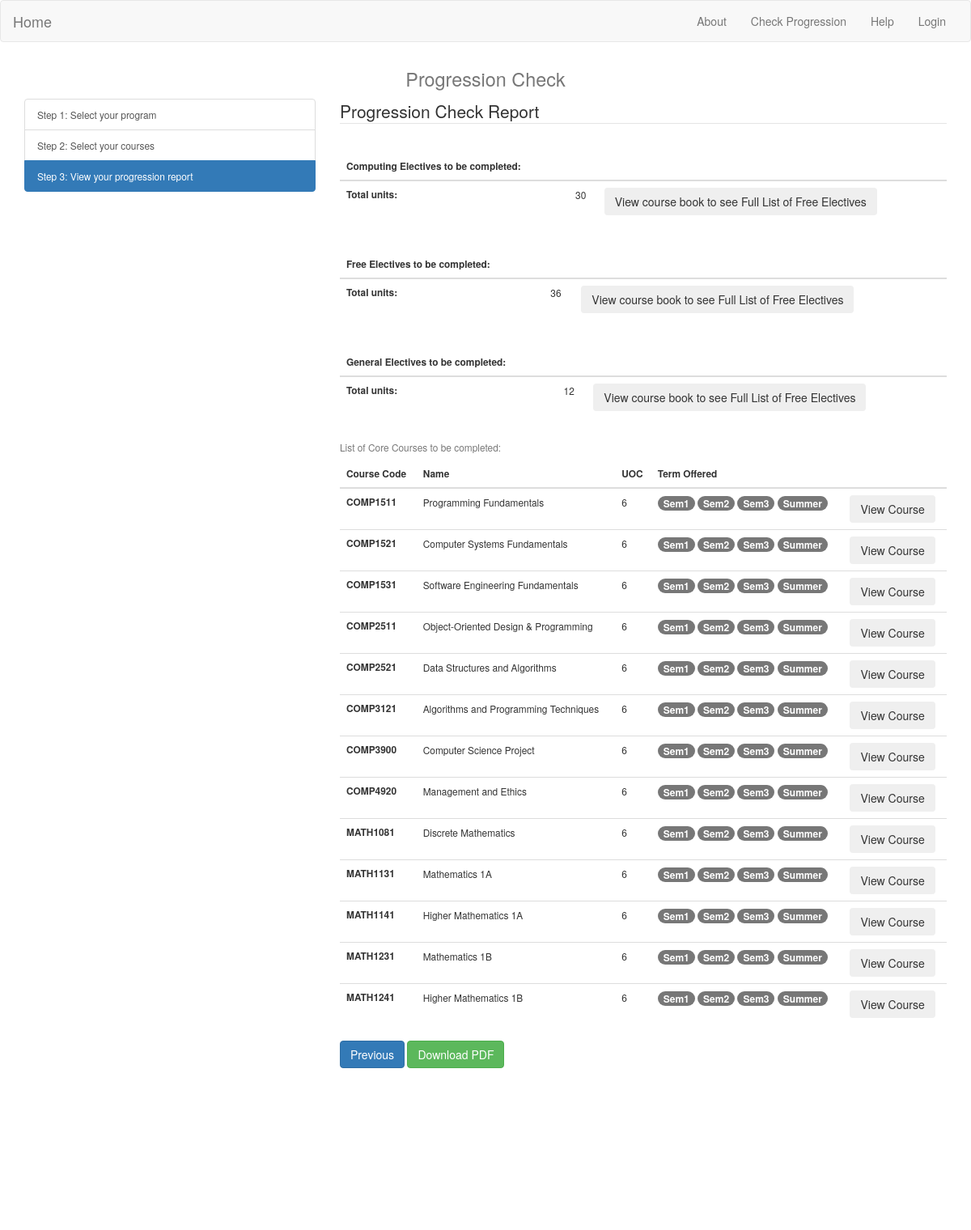
The page /step3/3778/2019/COMPA1 on the database its author committed.
### tables this page shows
CREATE TABLE COURSE
(
	course_code TEXT PRIMARY KEY,
	course_name TEXT,
	t1 INTEGER NOT NULL, --1 for offered, 0 for not
	t2 INTEGER NOT NULL, --1 for offered, 0 for not
	t3 INTEGER NOT NULL,  --1 for offered, 0 for not
	summer INTEGER NOT NULL,  --1 for offered, 0 for not
	is_gen INTEGER NOT NULL  --1 for this course is  a general education course, 0 is not
);

### app/routes.py (the view, shortened to what this page needs)
@app.route('/step3/<program_code>/<commence_year>/<major>', methods=["GET", "POST"])
def step3(program_code, commence_year, major):
	if program_code == "3778":
		elective_uoc = get_elective_uoc(commence_year,major);
		gene_uoc = get_gene_uoc(program_code, commence_year);
		free_uoc = get_free_uoc(program_code, commence_year);
		remaining_core_all_info = []
		remaining_required_courses = cse_get_remaining_cores(program_code, commence_year, major, selected_courses_code)
		for course_code in remaining_required_courses:
			c = get_course_by_course_code(course_code)
			remaining_core_all_info.append(c)
	return render_template('step3.html', program_code = program_code, commence_year = commence_year, major = major, remaining_core_all_info = remaining_core_all_info, elective_uoc = elective_uoc, free_uoc = free_uoc, gene_uoc = gene_uoc)

### core_course.py (called while the page is built)
def cse_get_core_courses(major_code, commence_year):
	query = "SELECT course_code FROM MAJOR_REQUIRED_COURSE WHERE major_code = ?"
	payload = (major_code,)
	results = dbselect(query, payload)
	f_results = []
	for r in results:
		f_results.append(r[0])
	return f_results

def cse_get_remaining_cores(program_code, commence_year, major_code, courses_have_done):
	all_courses = cse_get_core_courses(major_code, commence_year)
	remaining_courses = list(all_courses)
	for course in all_courses:
		if(course in courses_have_done):
			remaining_courses.remove(course)
	return remaining_courses

### course.py (called while the page is built)
def get_course_by_course_code(course_code):
	query = "SELECT * FROM COURSE WHERE course_code = ?"
	payload = (course_code,)
	results = dbselect(query, payload)
	results = results[0]
	return results

### helper_functions.py (called while the page is built)
def dbselect(query, payload):
	connection = sqlite3.connect('Gradget.db')
	cursorObj = connection.cursor()
	if not payload:
	    rows = cursorObj.execute(query)
	else:
	    rows = cursorObj.execute(query,payload)
	results = []
	for row in rows:
	    results.append(row)
	cursorObj.close()
	return results

### major.py (called while the page is built)
def get_elective_uoc(commence_year, major_code):
	query = "SELECT * FROM MAJOR_REQUIRED_ELECTIVE WHERE major_code = ?"
	payload = (major_code,)
	results = dbselect(query, payload)
	group= -1
	uoc_sum = 0
	for result in results:
		curr_group = result[4]
		if curr_group != group:
			uoc_sum += result[3]
			group = curr_group
	return uoc_sum

### program.py (called while the page is built)
def get_program(program_code):
	query = "SELECT * FROM PROGRAM WHERE program_code = ?"
	payload = (program_code,)
	results = dbselect(query, payload)
	if len(results) == 0:
		return None
	return results[0]

def get_gene_uoc(program_code, commence_year):
	prog = get_program(program_code)
	if prog is None:
		return 0
	return prog[3]

def get_free_uoc(program_code, commence_year):
	prog = get_program(program_code)
	if prog is None:
		return 0
	return prog[4]

### app/templates/step3.html (shortened to what this page needs)
<!DOCTYPE html>
<html lang="en">
<head>
  <link href="/static/css/bootstrap.min.css" rel="stylesheet">
  <nav class="navbar navbar-default">
    <div class="container-fluid">
      <div class="navbar-header">
        <a class="navbar-brand" href="/">Home</a>
      </div>
      <div class="collapse navbar-collapse" id="bs-example-navbar-collapse-1">
        <ul class="nav navbar-nav navbar-right">
          <li><a href="#">About</a></li>
          <li><a href="/step1">Check Progression</a></li>
          <li><a href="#">Help</a></li>
          <li><a href="#">Login</a></li>
        </ul>
      </div>
    </div>
  </nav>
</head>
<body>
  <h1 class="text-center"> <small clss="text-muted">Progression Check</small></h1><small clss="text-muted">
  <div class="container">
    <div class="row">
      <div class="col-lg-4">
        <div class="list-group">
          <button type="button" class="list-group-item list-group-item-action">Step 1: Select your program</button>
          <button type="button" class="list-group-item list-group-item-action">Step 2: Select your courses</button>
          <button type="button" class="list-group-item list-group-item-action active">Step 3: View your progression report</button>
        </div>
      </div>
      <div class="col-lg-8">
        <form class="bd-example">
  <fieldset>
    <legend>Progression Check Report</legend>
  </fieldset></form>
  <div class="table-responsive">
  <table class="table">
    <caption></caption>
  <thead>
    <tr>
      <th scope="col">Computing Electives to be completed:</th>
      <th scope="col"></th>
      <th scope="col"></th>
    </tr>
  </thead>
  <tbody>
    <tr>
      <th scope="row">Total units:</th>
      <td>{{elective_uoc}}</td>
      <td><button type="button" class="btn btn-outline-danger">View course book to see Full List of Free Electives</button></td>
    </tr>
  </tbody>
  </table>
  <table class="table">
    <caption></caption>
  <thead>
    <tr>
      <th scope="col">Free Electives to be completed:</th>
      <th scope="col"></th>
      <th scope="col"></th>
    </tr>
  </thead>
  <tbody>
    <tr>
      <th scope="row">Total units:</th>
      <td>{{free_uoc}}</td>
      <td><button type="button" class="btn btn-outline-danger">View course book to see Full List of Free Electives</button></td>
    </tr>
  </tbody>
  </table>
  <table class="table">
    <caption></caption>
  <thead>
    <tr>
      <th scope="col">General Electives to be completed:</th>
      <th scope="col"></th>
      <th scope="col"></th>
    </tr>
  </thead>
  <tbody>
    <tr>
      <th scope="row">Total units:</th>
      <td>{{gene_uoc}}</td>
      <td><button type="button" class="btn btn-outline-danger">View course book to see Full List of Free Electives</button></td>
    </tr>
  </tbody>
  </table>
<table class="table">
    <caption>List of Core Courses to be completed:</caption>
  <thead>
    <tr>
      <th scope="col">Course Code</th>
      <th scope="col">Name</th>
      <th scope="col">UOC</th>
      <th scope="col">Term Offered</th>
      <th scope="col"></th>
    </tr>
  </thead>
  <tbody>
    {% for course in remaining_core_all_info %}
    <tr>
      <th scope="row">{{course[0]}}</th>
      <td>{{course[1]}}</td>
      <td>6</td>
      <td>
        <span class="badge badge-success">Sem1</span>
        <span class="badge badge-warning">Sem2</span>
        <span class="badge badge-warning">Sem3</span>
        <span class="badge badge-info">Summer</span>
      </td>
      <td><button type="button" class="btn btn-outline-danger">View Course</button></td>
</tr>
    {% endfor %}
  </tbody>
  </table>
</div>
      <button type="button" class="btn btn-primary" data-toggle="modal" data-target="#previousAlertModal">Previous</button>
      <button type="button" class="btn btn-success">Download PDF</button>
      </div>
    </div>
  </div>
</small>
<div class="container-fluid" style="height: 200px">
</div>
</body>
</html>

### rows shown on the page
COURSE: course_code "COMP1511", course_name "Programming Fundamentals"
COURSE: course_code "COMP1521", course_name "Computer Systems Fundamentals"
COURSE: course_code "COMP1531", course_name "Software Engineering Fundamentals"
COURSE: course_code "COMP2511", course_name "Object-Oriented Design & Programming"
COURSE: course_code "COMP2521", course_name "Data Structures and Algorithms"
COURSE: course_code "COMP3121", course_name "Algorithms and Programming Techniques"
COURSE: course_code "COMP3900", course_name "Computer Science Project"
COURSE: course_code "COMP4920", course_name "Management and Ethics"
COURSE: course_code "MATH1081", course_name "Discrete Mathematics"
COURSE: course_code "MATH1131", course_name "Mathematics 1A"
COURSE: course_code "MATH1141", course_name "Higher Mathematics 1A"
COURSE: course_code "MATH1231", course_name "Mathematics 1B"
COURSE: course_code "MATH1241", course_name "Higher Mathematics 1B"

### other values the page prints
{{ elective_uoc }} "30"
{{ free_uoc }} "36"
{{ gene_uoc }} "12"
